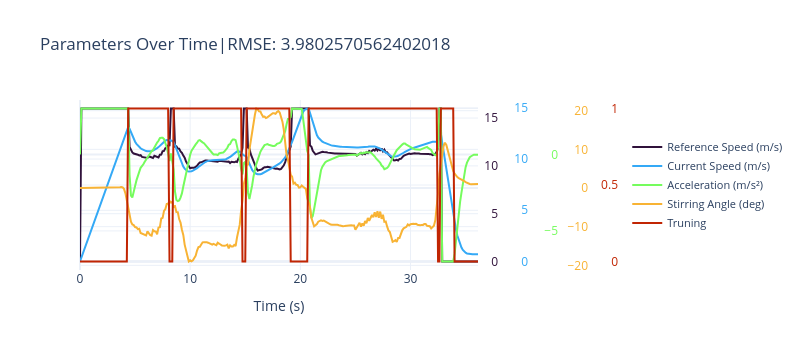
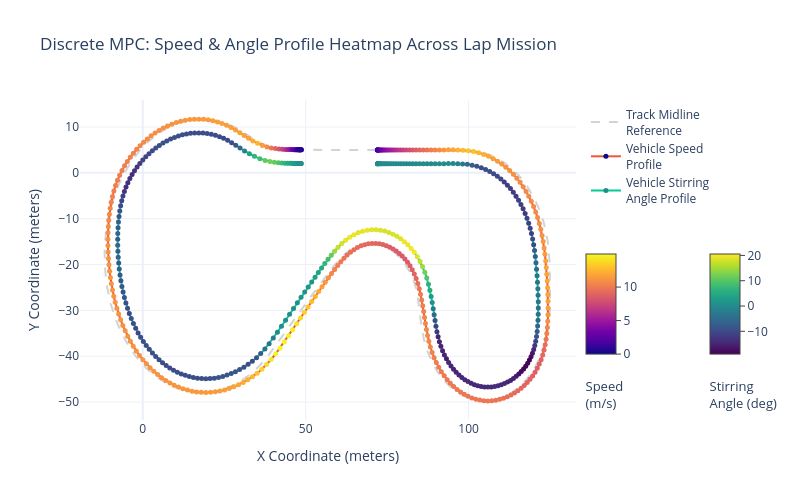

Notebook code cell kept with these figures, in order:
### Markdown cell above
Erro: 3.9168866521380683 parameters:  [4.0, 23.0, 24.5, 2.25, 9.25, 2.5, 26.75]

### Code cell
n_horizon=24
dt = 0.125
sim_steps=300
size=1
show=True
W_X,W_Y,W_speed,W_acc,W_delta,W_U0,W_U1 = params

score,BreakCheck,[xSeries,ySeries,names,data] = SimulateRT(dt,n_horizon,sim_steps,
                                W_X,W_Y,W_speed,W_acc,W_delta,W_U0,W_U1,size,show)
PlotSeriesPLY(xSeries,ySeries,names,xLabel='Time (s)',title=f'Parameters Over Time|RMSE: {score}')
#PlotSeriesPLT(xSeries[:2],ySeries[:2],names[:2],title=f'RMSE: {score:.2f}')
PlotMPCTracksPLY(data,width=800,height=500)

### Figure 1 — Plotly figure (JSON) as saved in the notebook; plotly's stock layout.template omitted (floating-point values rounded to 4 significant figures; data arrays with more than 128 entries replaced by an {"elided": "..."} marker saying what was removed)
{"data": [{"line": {"color": "rgb(48, 18, 59)"}, "mode": "lines", "name": "Reference Speed (m/s)", "text": {"elided": "290 str values"}, "type": "scatter", "x": {"elided": "290 float values"}, "y": {"elided": "290 float values"}, "yaxis": "y"}, {"line": {"color": "rgb(52, 169, 246)"}, "mode": "lines", "name": "Current Speed (m/s)", "text": {"elided": "290 str values"}, "type": "scatter", "x": {"elided": "290 float values"}, "y": {"elided": "290 float values"}, "yaxis": "y2"}, {"line": {"color": "rgb(117, 252, 93)"}, "mode": "lines", "name": "Acceleration (m/s²)", "text": {"elided": "290 str values"}, "type": "scatter", "x": {"elided": "290 float values"}, "y": {"elided": "290 float values"}, "yaxis": "y3"}, {"line": {"color": "rgb(248, 179, 52)"}, "mode": "lines", "name": "Stirring Angle (deg)", "text": {"elided": "290 str values"}, "type": "scatter", "x": {"elided": "290 float values"}, "y": {"elided": "290 float values"}, "yaxis": "y4"}, {"line": {"color": "rgb(193, 37, 3)"}, "mode": "lines", "name": "Truning", "text": {"elided": "290 str values"}, "type": "scatter", "x": {"elided": "290 float values"}, "y": {"elided": "291 int values"}, "yaxis": "y5"}], "layout": {"height": 350, "legend": {"font": {"size": 11}, "x": 1.375, "xanchor": "left", "y": 0.5, "yanchor": "middle"}, "title": {"text": "Parameters Over Time|RMSE: 3.9802570562402018"}, "width": 800, "xaxis": {"title": {"text": "Time (s)"}}, "yaxis": {"anchor": "free", "position": 1, "shift": 20, "side": "left", "tickfont": {"color": "rgb(48, 18, 59)"}}, "yaxis2": {"anchor": "free", "automargin": true, "overlaying": "y", "position": 1, "shift": 50, "side": "left", "tickfont": {"color": "rgb(52, 169, 246)"}}, "yaxis3": {"anchor": "free", "automargin": true, "overlaying": "y", "position": 1, "shift": 80, "side": "left", "tickfont": {"color": "rgb(117, 252, 93)"}}, "yaxis4": {"anchor": "free", "automargin": true, "overlaying": "y", "position": 1, "shift": 110, "side": "left", "tickfont": {"color": "rgb(248, 179, 52)"}}, "yaxis5": {"anchor": "free", "automargin": true, "overlaying": "y", "position": 1, "shift": 140, "side": "left", "tickfont": {"color": "rgb(193, 37, 3)"}}}}

### Figure 2 — Plotly figure (JSON) as saved in the notebook; plotly's stock layout.template omitted (floating-point values rounded to 4 significant figures; data arrays with more than 128 entries replaced by an {"elided": "..."} marker saying what was removed)
{"data": [{"line": {"color": "lightgray", "dash": "dash", "width": 2}, "mode": "lines", "name": "Track Midline<br>Reference", "type": "scatter", "x": {"elided": "5000 float values"}, "y": {"elided": "5000 float values"}}, {"hoverinfo": "text+x+y", "marker": {"cmax": 14.94, "cmin": 0, "color": {"elided": "290 float values"}, "colorbar": {"len": 0.5, "ticks": "outside", "title": {"font": {"size": 13}, "side": "bottom", "text": "Speed<br>(m/s)"}, "x": 1, "y": 0.3, "yanchor": "middle"}, "colorscale": [[0, "#0d0887"], [0.1111, "#46039f"], [0.2222, "#7201a8"], [0.3333, "#9c179e"], [0.4444, "#bd3786"], [0.5556, "#d8576b"], [0.6667, "#ed7953"], [0.7778, "#fb9f3a"], [0.8889, "#fdca26"], [1, "#f0f921"]], "showscale": true, "size": 5}, "mode": "lines+markers", "name": "Vehicle Speed<br>Profile", "text": {"elided": "290 str values"}, "type": "scatter", "x": {"elided": "290 float values"}, "y": {"elided": "290 float values"}}, {"hoverinfo": "text+x+y", "line": {"width": 2}, "marker": {"cmax": 20.57, "cmin": -19.01, "color": {"elided": "290 float values"}, "colorbar": {"len": 0.5, "ticks": "outside", "title": {"font": {"size": 13}, "side": "bottom", "text": "Stirring<br>Angle (deg)"}, "x": 1.25, "y": 0.3, "yanchor": "middle"}, "colorscale": [[0, "#440154"], [0.1111, "#482878"], [0.2222, "#3e4989"], [0.3333, "#31688e"], [0.4444, "#26828e"], [0.5556, "#1f9e89"], [0.6667, "#35b779"], [0.7778, "#6ece58"], [0.8889, "#b5de2b"], [1, "#fde725"]], "showscale": true, "size": 5}, "mode": "lines+markers", "name": "Vehicle Stirring<br>Angle Profile", "text": {"elided": "290 str values"}, "type": "scatter", "x": {"elided": "290 float values"}, "y": {"elided": "290 float values"}}], "layout": {"height": 500, "legend": {"x": 1.02, "xanchor": "left", "y": 1, "yanchor": "top"}, "showlegend": true, "title": {"text": "Discrete MPC: Speed & Angle Profile Heatmap Across Lap Mission"}, "width": 800, "xaxis": {"title": {"text": "X Coordinate (meters)"}}, "yaxis": {"title": {"text": "Y Coordinate (meters)"}}}}
